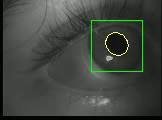
#> input picture frame 16 of geetee/tracking.mov, 162 x 120 px, given in place of gaze.mov, which was not available
$ python gt_testedges.py   (older library calls are emulated)
#> lines starting #> are read from the running program, lines starting #| are printed output that depends on the picture
### geetee/gtIO.py
#!/opt/local/bin/python
#
# Load a single video frame from an image file
# - optional border trim border argument
#
# USAGE : geetee_TestFrame.py <Test Frame Image>
#
# AUTHOR : Mike Tyszka
# PLACE  : Caltech
# DATES  : 2014-05-07 JMT From scratch
#
# This file is part of geetee.
#
#    geetee is free software: you can redistribute it and/or modify
#    it under the terms of the GNU General Public License as published by
#    the Free Software Foundation, either version 3 of the License, or
#    (at your option) any later version.
#
#    geetee is distributed in the hope that it will be useful,
#    but WITHOUT ANY WARRANTY; without even the implied warranty of
#    MERCHANTABILITY or FITNESS FOR A PARTICULAR PURPOSE.  See the
#    GNU General Public License for more details.
#
#    You should have received a copy of the GNU General Public License
#   along with geetee.  If not, see <http://www.gnu.org/licenses/>.
#
# Copyright 2014 California Institute of Technology.

import os
import cv2
import numpy as np
import ConfigParser
import gtMRClean as clean
import gtPupilometry as p


def LoadVideoFrame(v_in, scale=1.0, border=0, rotate=0, mrclean=False):
    """
    Load and preprocess a single frame from a video stream

    Parameters
    ----------
    v_in : opencv video stream
        video input stream
    scale : float
        downsampling scale factor [1.0]
    border : int
        pixel border width to strip
    rotate : int
        rotation in

    Returns
    ----
    status : boolean
        Completion status.
    fr : numpy uint8 array
        Preprocessed video frame.
    artifacts : boolean
        Artifact presence in frame.
    """
#> called with border = 0, rotate = 0, mrclean = False

    # Init artifact flag for this frame
    artifact = False

    status, fr = v_in.read()
#> fr is the input picture: shape (120, 162, 3); mean B, G, R 62.7, 68.7, 64.1

    if status:

        # Convert to grayscale
        fr = cv2.cvtColor(fr, cv2.COLOR_RGB2GRAY)
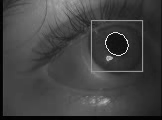
#> fr: shape (120, 162); min 0, max 237, mean 66.5

        # Trim border first
        fr = TrimBorder(fr, border)

        # Apply optional MR artifact suppression
        if mrclean:
            fr, artifact = clean.MRClean(fr)

        # Get trimmed frame size
        nx, ny = fr.shape[1], fr.shape[0]
#> nx = 162; ny = 120

        # Calculate downsampled matrix
#> (the run stopped early here; a loop or call above may not have finished)

$ run again, starting later in the video
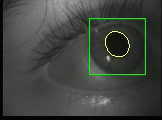
#> input picture frame 134 of geetee/tracking.mov, 162 x 120 px, given in place of gaze.mov, which was not available
#> in LoadVideoFrame, fr is the input picture: shape (120, 162, 3); mean B, G, R 62.2, 68.4, 63.5
#> in LoadVideoFrame, `fr = cv2.cvtColor(fr, cv2.COLOR_RGB2GRAY)`:
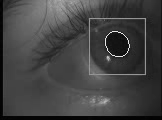
#> fr: shape (120, 162); min 1, max 238, mean 66.1
